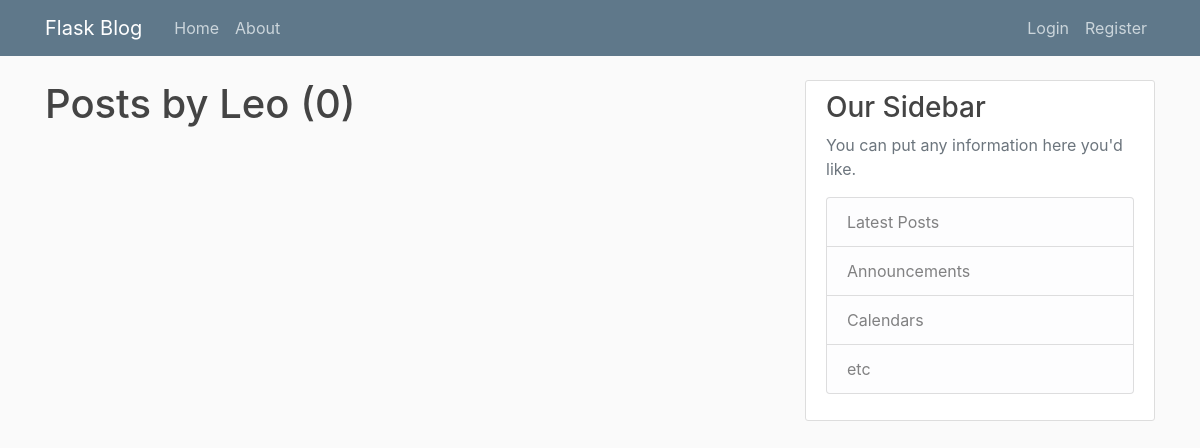
The app's page /user/Leo, older data.
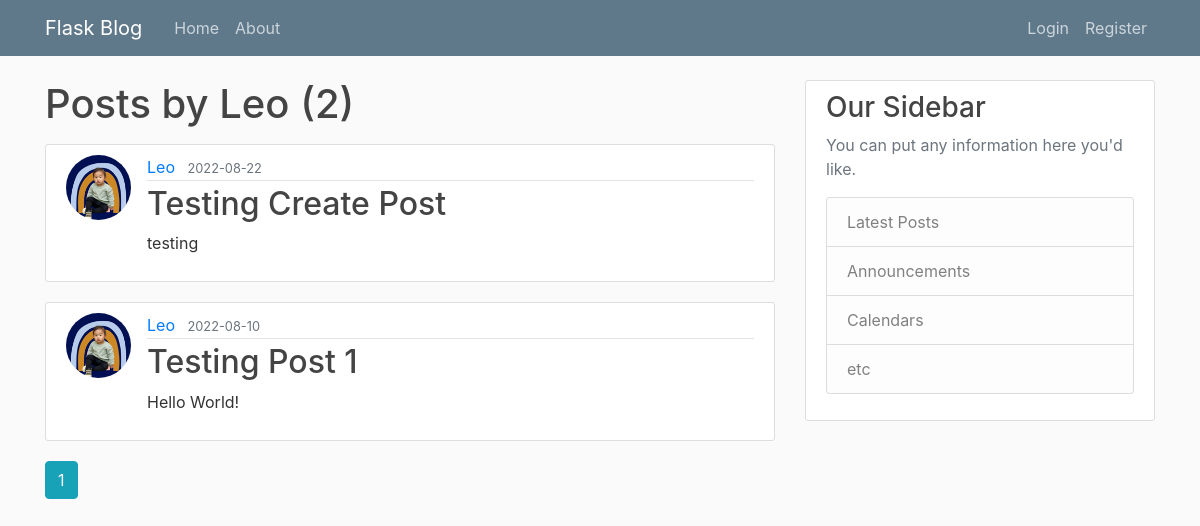
The same page, newer data.
### flaskblog/models.py (models this page shows, shortened)
class Post(db.Model):  # Inherit from db.Model
    id = db.Column(db.Integer, primary_key=True)
    title = db.Column(db.String(100), nullable=False)
    date_posted = db.Column(db.DateTime, nullable=False, default=datetime.utcnow)
    content = db.Column(db.Text, nullable=False)
    user_id = db.Column(db.Integer, db.ForeignKey('user.id'), nullable=False)

class User(db.Model, UserMixin):  # Inherit from db.Model. UserMixin is required.
    id = db.Column(db.Integer, primary_key=True) # User id
    username = db.Column(db.String(20), unique=True, nullable=False) # Username, 20 char length max, must be unique, must have at least a username
    email = db.Column(db.String(120), unique=True, nullable=False) # Email
    image_file = db.Column(db.String(20), nullable=False, default='default.jpeg')  # Profile pic
    password = db.Column(db.String(60), nullable=False)
    posts = db.relationship('Post', backref='author', lazy=True) # backref allows Post to get the user that created the post. Every post must have a User. But a User can have many Posts.

### flaskblog/users/routes.py (the view)
@users.route("/user/<string:username>")  # show posts for only specific username
def user_posts(username):
    page = request.args.get('page', 1, type=int)  # variable for the page selected for posts var below, picked up as a request.args. type=int will throw value error if page is anything but an int. Default = 1.
    user = User.query.filter_by(username=username).first_or_404() # get first user with this username or 404. username from the route variable
    posts = Post.query.filter_by(author=user)\
        .order_by(Post.date_posted.desc())\
            .paginate(page=page, per_page=5)
    return render_template('user_posts.html', posts=posts, user=user)

### flaskblog/templates/user_posts.html
{% extends 'layout.html' %}
{% block content %}
    <h1 class="mb-3">Posts by {{ user.username }} ({{ posts.total }})</h1>
    {% for post in posts.items %}
        <article class="media content-section">
            <img class="rounded-circle article-img" src="{{ url_for('static', filename='profile_pics/' + post.author.image_file) }}">
            <div class="media-body">
            <div class="article-metadata">
                <a class="mr-2" href="{{ url_for('users.user_posts', username=post.author.username) }}">{{ post.author.username }}</a>
                <small class="text-muted">{{ post.date_posted.strftime('%Y-%m-%d') }}</small>
            </div>
            <h2><a class="article-title" href="{{ url_for('posts.post', post_id=post.id) }}">{{ post.title }}</a></h2>
            <p class="article-content">{{ post.content }}</p>
            </div>
        </article>
    {% endfor %}
    {% for page_num in posts.iter_pages(left_edge=1, right_edge=1, left_current=1, right_current=2) %}
        {% if page_num %}
            {% if posts.page == page_num %}
                <a class="btn btn-info mb-4" href="{{ url_for('users.user_posts', username=user.username, page=page_num) }}">{{ page_num }}</a>
            {% else %}
                <a class="btn btn-outline-info mb-4" href="{{ url_for('users.user_posts', username=user.username, page=page_num) }}">{{ page_num }}</a>
            {% endif %}
        {% else %}
            ...
        {% endif %}
    {% endfor %}
{% endblock content %}

Row changes from the older to the newer data that the page shows:
added Post: image_file (picture), author.username "Leo", date_posted "2022-08-22", title "Testing Create Post", content "testing"
added Post: image_file (picture), author.username "Leo", date_posted "2022-08-10", title "Testing Post 1", content "Hello World!"
Text that changed along with them:
{{ posts.total }}: "0" → "2"
new list line: "1"
